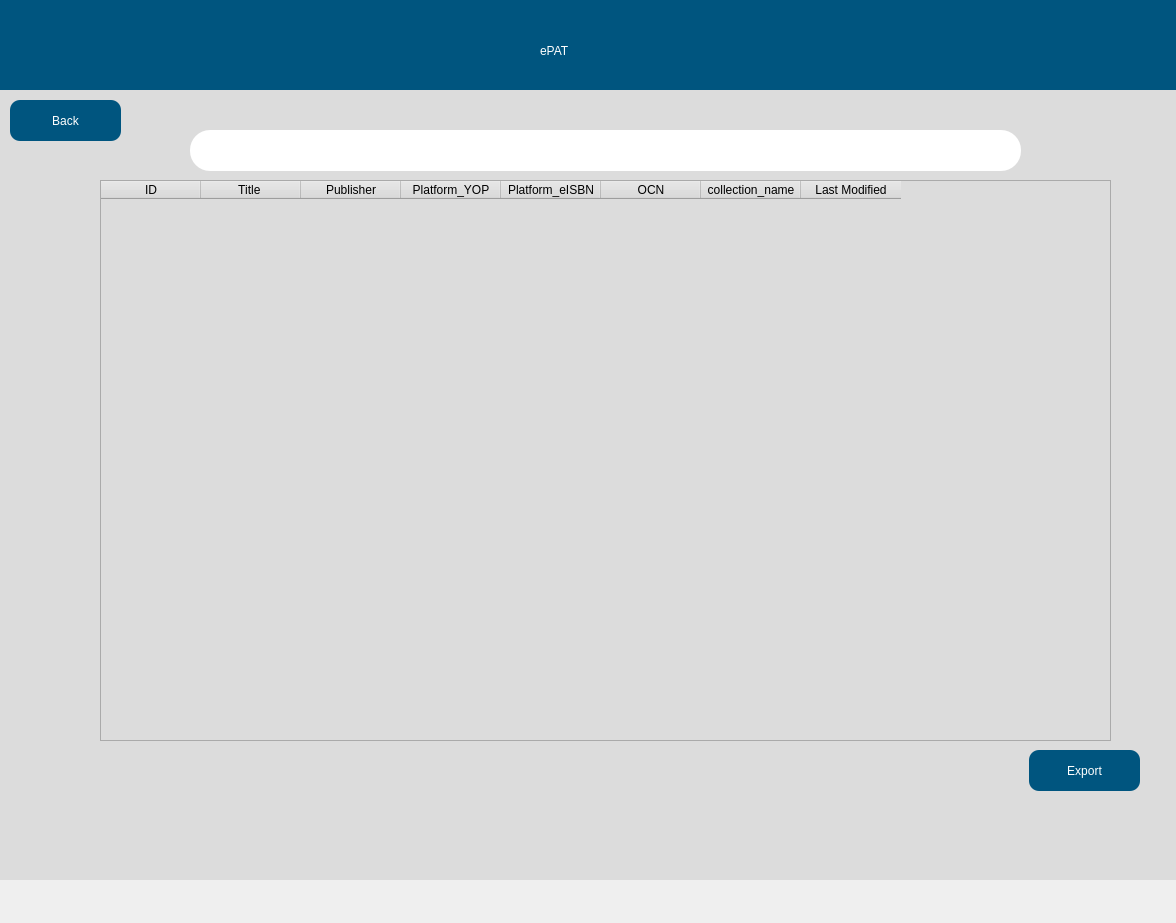
<?xml version="1.0" encoding="UTF-8"?>
<ui version="4.0">
 <class>Dialog</class>
 <widget class="QDialog" name="Dialog">
  <property name="geometry">
   <rect>
    <x>0</x>
    <y>0</y>
    <width>1176</width>
    <height>923</height>
   </rect>
  </property>
  <property name="windowTitle">
   <string>Dialog</string>
  </property>
  <widget class="QWidget" name="widget" native="true">
   <property name="geometry">
    <rect>
     <x>-20</x>
     <y>-20</y>
     <width>1200</width>
     <height>900</height>
    </rect>
   </property>
   <property name="styleSheet">
    <string notr="true">background-color: rgb(220, 220, 220);</string>
   </property>
   <widget class="QPushButton" name="backButton">
    <property name="geometry">
     <rect>
      <x>30</x>
      <y>120</y>
      <width>111</width>
      <height>41</height>
     </rect>
    </property>
    <property name="styleSheet">
     <string notr="true">
            QPushButton {
                font: 75 16pt &quot;Arial&quot;;
                background-color: rgb(0, 85, 127);
                border-radius: 10px;
                color: rgb(255, 255, 255);
            }

            QPushButton:hover {
                background-color: rgb(0, 75, 117); /* Slightly darker color when hovered */
            }

            QPushButton:pressed {
                background-color: rgb(0, 65, 107); /* Even darker color when clicked */
            }
        </string>
    </property>
    <property name="text">
     <string>Back</string>
    </property>
   </widget>
   <widget class="QWidget" name="widget_2" native="true">
    <property name="geometry">
     <rect>
      <x>20</x>
      <y>20</y>
      <width>1200</width>
      <height>90</height>
     </rect>
    </property>
    <property name="styleSheet">
     <string notr="true">	background-color: rgb(0, 85, 127);
</string>
    </property>
    <widget class="QLabel" name="label">
     <property name="geometry">
      <rect>
       <x>540</x>
       <y>20</y>
       <width>141</width>
       <height>61</height>
      </rect>
     </property>
     <property name="styleSheet">
      <string notr="true">font: 75 36pt &quot;Arial&quot;;
color: rgb(255, 255, 255);
</string>
     </property>
     <property name="text">
      <string>ePAT</string>
     </property>
    </widget>
   </widget>
   <widget class="QTableWidget" name="tableWidget">
    <property name="geometry">
     <rect>
      <x>120</x>
      <y>200</y>
      <width>1011</width>
      <height>561</height>
     </rect>
    </property>
    <column>
     <property name="text">
      <string>ID</string>
     </property>
    </column>
    <column>
     <property name="text">
      <string>Title </string>
     </property>
    </column>
    <column>
     <property name="text">
      <string>Publisher</string>
     </property>
    </column>
    <column>
     <property name="text">
      <string>Platform_YOP</string>
     </property>
    </column>
    <column>
     <property name="text">
      <string>Platform_eISBN</string>
     </property>
    </column>
    <column>
     <property name="text">
      <string>OCN</string>
     </property>
    </column>
    <column>
     <property name="text">
      <string>collection_name</string>
     </property>
    </column>
    <column>
     <property name="text">
      <string>Last Modified</string>
     </property>
    </column>
   </widget>
   <widget class="QPushButton" name="exportButton">
    <property name="geometry">
     <rect>
      <x>1049</x>
      <y>770</y>
      <width>111</width>
      <height>41</height>
     </rect>
    </property>
    <property name="styleSheet">
     <string notr="true">
            QPushButton {
                font: 75 16pt &quot;Arial&quot;;
                background-color: rgb(0, 85, 127);
                border-radius: 10px;
                color: rgb(255, 255, 255);
            }

            QPushButton:hover {
                background-color: rgb(0, 75, 117); /* Slightly darker color when hovered */
            }

            QPushButton:pressed {
                background-color: rgb(0, 65, 107); /* Even darker color when clicked */
            }
        </string>
    </property>
    <property name="text">
     <string>Export</string>
    </property>
   </widget>
   <widget class="QLabel" name="cellName">
    <property name="geometry">
     <rect>
      <x>210</x>
      <y>150</y>
      <width>831</width>
      <height>41</height>
     </rect>
    </property>
    <property name="styleSheet">
     <string notr="true">background-color: rgb(255, 255, 255);
border-radius:20px;
</string>
    </property>
    <property name="text">
     <string/>
    </property>
   </widget>
  </widget>
 </widget>
 <resources/>
 <connections/>
</ui>
